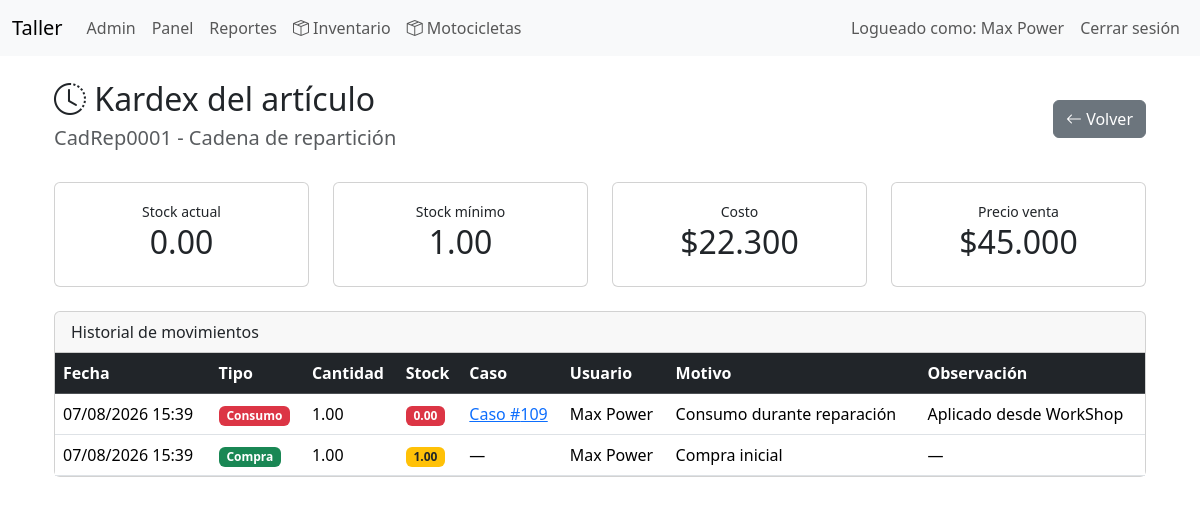
Page /index.php?controller=inventory&action=movements&id=22 (signed in) on the committed database.
### tables this page shows
CREATE TABLE `partes` (
  `id` int(11) NOT NULL,
  `codigo` varchar(60) NOT NULL,
  `categoria_id` int(11) DEFAULT NULL,
  `tipo` enum('repuesto','insumo','herramienta') NOT NULL DEFAULT 'repuesto',
  `nombre` varchar(150) NOT NULL,
  `marca` varchar(100) DEFAULT NULL,
  `fabricante_repuesto_id` int(11) DEFAULT NULL,
  `numero_parte` varchar(100) DEFAULT NULL,
  `created_by` int(11) DEFAULT NULL,
  `unidad` enum('Unidad','Juego','Par','Litro','Mililitro','Kilogramo','Gramo','Metro','Centimetro') NOT NULL DEFAULT 'Unidad',
  `stock_actual` decimal(12,2) NOT NULL DEFAULT 0.00,
  `stock_reservado` decimal(12,2) NOT NULL DEFAULT 0.00,
  `stock_minimo` decimal(12,2) NOT NULL DEFAULT 0.00,
  `costo` decimal(10,2) NOT NULL DEFAULT 0.00,
  `precio_venta` decimal(10,2) NOT NULL DEFAULT 0.00,
  `ubicacion` varchar(120) DEFAULT NULL,
  `codigo_barras` varchar(100) DEFAULT NULL,
  `imagen` varchar(255) DEFAULT NULL,
  `activo` tinyint(1) NOT NULL DEFAULT 1,
  `created_at` datetime NOT NULL DEFAULT current_timestamp(),
  `updated_at` datetime NOT NULL DEFAULT current_timestamp() ON UPDATE current_timestamp()
);

CREATE TABLE `movimientos_inventario` (
  `id` int(11) NOT NULL,
  `parte_id` int(11) NOT NULL,
  `usuario_id` int(11) NOT NULL,
  `caso_id` int(11) DEFAULT NULL,
  `tipo` enum('compra','consumo','ajuste_entrada','ajuste_salida') NOT NULL,
  `motivo` varchar(255) DEFAULT NULL,
  `cantidad` decimal(12,2) NOT NULL,
  `stock_resultante` decimal(12,2) NOT NULL DEFAULT 0.00,
  `costo_unitario` decimal(10,2) DEFAULT NULL,
  `observacion` text DEFAULT NULL,
  `fecha` datetime NOT NULL DEFAULT current_timestamp()
);

CREATE TABLE `casos` (
  `id` int(11) NOT NULL,
  `vehiculo_id` int(11) NOT NULL,
  `mecanico_id` int(11) DEFAULT NULL,
  `fecha_ingreso` date DEFAULT NULL,
  `hora_ingreso` time DEFAULT NULL,
  `causa` text DEFAULT NULL,
  `observaciones` text DEFAULT NULL,
  `diagnostico` text DEFAULT NULL,
  `estado` enum('abierto','cerrado') DEFAULT 'abierto',
  `fecha_cierre` datetime DEFAULT NULL,
  `cerrado_por` int(11) DEFAULT NULL,
  `precio_cobrado` int(11) DEFAULT NULL,
  `descuento` int(11) DEFAULT 0,
  `utilidad` decimal(10,2) DEFAULT 0.00
);

CREATE TABLE `usuarios` (
  `id` int(11) NOT NULL,
  `nombre` varchar(150) NOT NULL,
  `usuario` varchar(100) NOT NULL,
  `contraseña_hash` varchar(255) NOT NULL,
  `rol` enum('admin','mecanico') NOT NULL DEFAULT 'mecanico',
  `fecha_creacion` datetime NOT NULL
);

### app/controllers/BaseController.php (called while the page is built, shortened)
<?php
abstract class BaseController
{
    protected function render(string $view, array $data = []): void
    {
        extract($data);
        require __DIR__ . '/../views/layouts/header.php';
        require __DIR__ . '/../views/' . $view . '.php';
        require __DIR__ . '/../views/layouts/footer.php';
    }
}

### app/controllers/InventoryController.php (called while the page is built, shortened)
<?php
class InventoryController extends BaseController
{
    private Part $partModel;
    public function __construct(PDO $pdo)
    {
        $this->partModel = new Part($pdo);
    }
    public function movements(): void
    {
        $id = (int)($_GET['id'] ?? 0);
        $part = $this->partModel->findById($id);
        $movements = $this->partModel->getMovements($id);
        $this->render(
            'inventory/movements',
            [
                'part' => $part,
                'movements' => $movements,
                'title' => 'Movimientos de inventario'
            ]
        );
    }
}

### app/models/BaseModel.php (called while the page is built, shortened)
<?php
class BaseModel
{
    public function __construct(PDO $pdo)
    {
        $this->db = $pdo;
    }
}

### app/models/Part.php (called while the page is built, shortened)
<?php
class Part extends BaseModel
{
    public function findById(int $id): ?array
    {
        $stmt = $this->db->prepare("
            SELECT *
            FROM partes
            WHERE id = ?
            LIMIT 1
        ");
        $stmt->execute([$id]);
        return $stmt->fetch(PDO::FETCH_ASSOC) ?: null;
    }
    public function getMovements(int $partId): array
    {
        $stmt = $this->db->prepare("
        SELECT
            m.*,
            u.nombre AS usuario,
            p.nombre AS articulo,
            c.id AS caso
        FROM movimientos_inventario m
        INNER JOIN usuarios u
            ON u.id = m.usuario_id
        INNER JOIN partes p
            ON p.id = m.parte_id
        LEFT JOIN casos c
            ON c.id = m.caso_id
        WHERE m.parte_id = :parte
        ORDER BY
            m.fecha DESC,
            m.id DESC
    ");
        $stmt->execute([
            ':parte' => $partId
        ]);
        return $stmt->fetchAll(PDO::FETCH_ASSOC);
    }
}

### app/views/inventory/movements.php (the view, shortened to what this page needs)
<div class="container mt-4">
    <div class="d-flex justify-content-between align-items-center mb-4">
        <div>
            <h2>
                <i class="bi bi-clock-history"></i>
                Kardex del artículo
            </h2>
            <h5 class="text-muted">
                <?= htmlspecialchars($part['codigo']) ?>
                -
                <?= htmlspecialchars($part['nombre']) ?>
            </h5>
        </div>
        <a
            href="index.php?controller=inventory&action=index"
            class="btn btn-secondary">
            <i class="bi bi-arrow-left"></i>
            Volver
        </a>
    </div>
    <div class="row mb-4">
        <div class="col-md-3">
            <div class="card">
                <div class="card-body text-center">
                    <small>Stock actual</small>
                    <h2>
                        <?= $part['stock_actual'] ?>
                    </h2>
                </div>
            </div>
        </div>
        <div class="col-md-3">
            <div class="card">
                <div class="card-body text-center">
                    <small>Stock mínimo</small>
                    <h2>
                        <?= $part['stock_minimo'] ?>
                    </h2>
                </div>
            </div>
        </div>
        <div class="col-md-3">
            <div class="card">
                <div class="card-body text-center">
                    <small>Costo</small>
                    <h2>
                        $<?= number_format($part['costo'],0,',','.') ?>
                    </h2>
                </div>
            </div>
        </div>
        <div class="col-md-3">
            <div class="card">
                <div class="card-body text-center">
                    <small>Precio venta</small>
                    <h2>
                        $<?= number_format($part['precio_venta'],0,',','.') ?>
                    </h2>
                </div>
            </div>
        </div>
    </div>
    <div class="card">
        <div class="card-header">
            Historial de movimientos
        </div>
        <div class="card-body p-0">
            <table class="table table-hover mb-0">
                <thead class="table-dark">
                    <tr>
                        <th>Fecha</th>
                        <th>Tipo</th>
                        <th>Cantidad</th>
                        <th>Stock</th>
                        <th>Caso</th>
                        <th>Usuario</th>
                        <th>Motivo</th>
                        <th>Observación</th>
                    </tr>
                </thead>
                <tbody>
<?php if (empty($movements)): ?>
    <tr>
        <td colspan="8" class="text-center text-muted p-4">
            No existen movimientos para este artículo.
        </td>
    </tr>
<?php else: ?>
    <?php foreach ($movements as $m): ?>
        <tr>
            <td>
                <?= date('d/m/Y H:i', strtotime($m['fecha'])) ?>
            </td>
            <td>
                <?php
                switch ($m['tipo']) {
                    case 'compra':
                        echo '<span class="badge bg-success">Compra</span>';
                        break;
                    case 'consumo':
                        echo '<span class="badge bg-danger">Consumo</span>';
                        break;
                }
                ?>
            </td>
            <td>
                <?= $m['cantidad'] ?>
            </td>
            <td>
                <?php if ($m['stock_resultante'] <= 0): ?>
                    <span class="badge bg-danger">
                        <?= $m['stock_resultante'] ?>
                    </span>
                <?php elseif ($m['stock_resultante'] <= $part['stock_minimo']): ?>
                    <span class="badge bg-warning text-dark">
                        <?= $m['stock_resultante'] ?>
                    </span>
                <?php else: ?>
                    <span class="badge bg-success">
                        <?= $m['stock_resultante'] ?>
                    </span>
                <?php endif; ?>
            </td>
            <td>
                <?php if ($m['caso']): ?>
                    <a href="index.php?controller=mechanic&action=viewCase&case_id=<?= $m['caso'] ?>">
                        Caso #<?= $m['caso'] ?>
                    </a>
                <?php else: ?>
                    —
                <?php endif; ?>
            </td>
            <td>
                <?= htmlspecialchars($m['usuario']) ?>
            </td>
            <td>
                <?= htmlspecialchars($m['motivo']) ?>
            </td>
            <td>
                <?= htmlspecialchars($m['observacion'] ?: '—') ?>
            </td>
        </tr>
    <?php endforeach; ?>
<?php endif; ?>
</tbody>
            </table>
        </div>
    </div>
</div>

### public/css/style.css (style rules this page uses)
body { padding-bottom: 40px; }

### rows in the picture
partes: codigo "CadRep0001", nombre "Cadena de repartición", stock_actual "0.00", stock_minimo "1.00", costo "22.300", precio_venta "45.000"
movimientos_inventario: fecha "07/08/2026 15:39", tipo "Consumo", cantidad "1.00", stock_resultante "0.00", caso "109", usuario.nombre "Max Power", motivo "Consumo durante reparación", observacion "Aplicado desde WorkShop"
movimientos_inventario: fecha "07/08/2026 15:39", tipo "Compra", cantidad "1.00", stock_resultante "1.00", usuario.nombre "Max Power", motivo "Compra inicial", observacion "—"

### other values in the picture
$_SESSION['user_name'] "Max Power"
